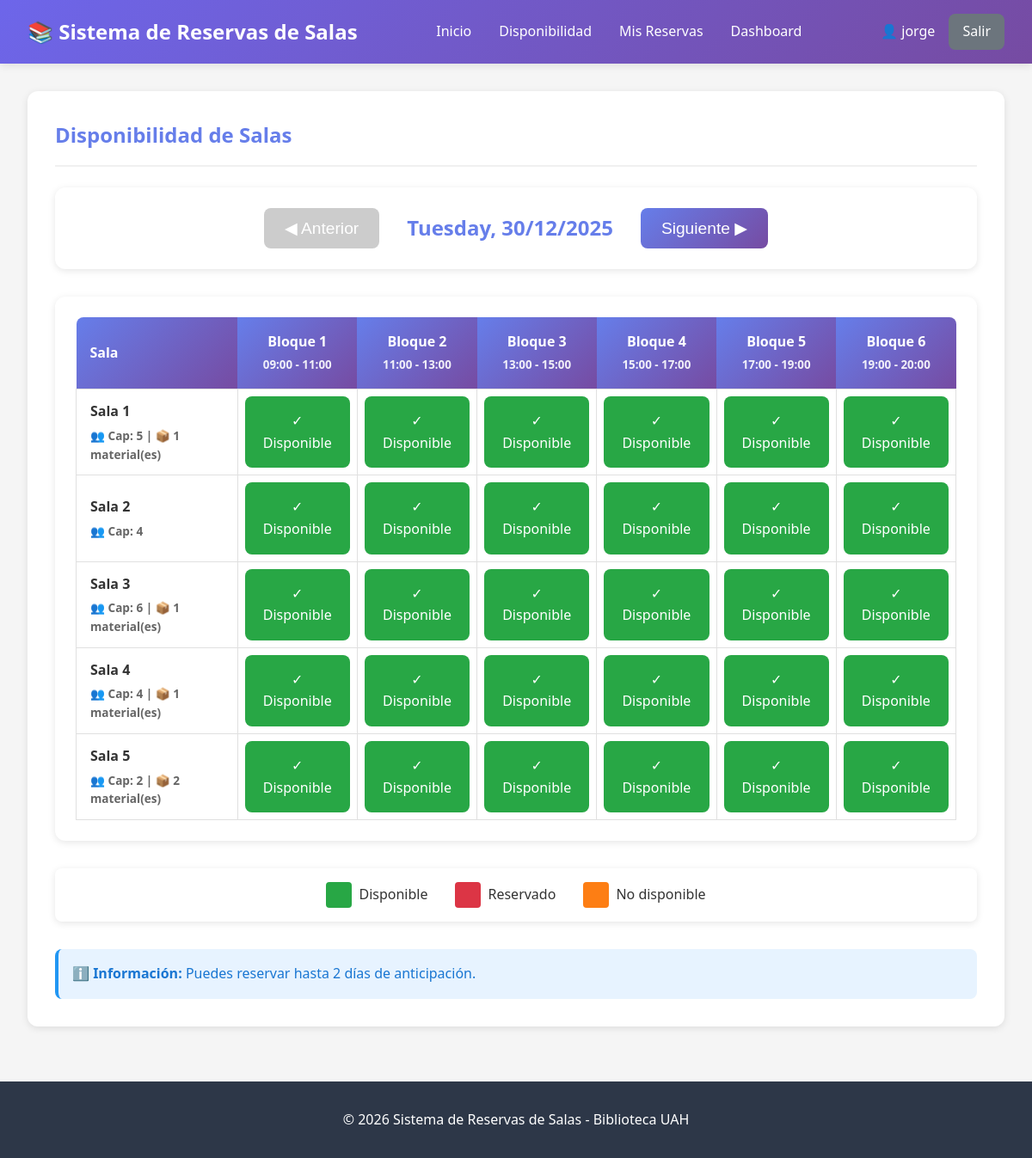
/reservas/disponibilidad/ (signed in), run on the app's committed database.
### reservas/models.py (models this page shows, shortened)
class TimeBlock(models.Model):
    DAYS_OF_WEEK = [
        ('monday', 'Lunes'),
        ('tuesday', 'Martes'),
        ('wednesday', 'Miércoles'),
        ('thursday', 'Jueves'),
        ('friday', 'Viernes'),
        ('saturday', 'Sábado'),
        ('sunday', 'Domingo'),
    ]
    name = models.CharField(
        max_length=50,
        verbose_name="Nombre del bloque",
        help_text="Ej: Bloque 1, Bloque Mañana, Sábado Tarde"
    )
    day_of_week = models.CharField(
        max_length=10,
        choices=DAYS_OF_WEEK,
        verbose_name="Día de la semana",
        help_text="Día al que aplica este bloque horario"
    )
    start_time = models.TimeField(verbose_name="Hora inicio")
    end_time = models.TimeField(verbose_name="Hora fin")
    is_active = models.BooleanField(default=True, verbose_name="Activo")
    created_at = models.DateTimeField(auto_now_add=True)
    updated_at = models.DateTimeField(auto_now=True)
    class Meta:
        verbose_name = "Bloque Horario"
        verbose_name_plural = "Bloques Horarios"
        ordering = ['day_of_week', 'start_time']
        unique_together = ['day_of_week', 'start_time', 'end_time']

class Room(models.Model):
    name = models.CharField(max_length=100, verbose_name="Nombre de la sala")
    capacity = models.PositiveIntegerField(verbose_name="Capacidad (personas)")
    location = models.CharField(max_length=200, verbose_name="Ubicación")
    available_materials = models.ManyToManyField(
        Material,
        blank=True,
        verbose_name="Materiales disponibles",
        related_name="rooms"
    )
    is_public = models.BooleanField(
        default=True,
        verbose_name="Sala pública",
        help_text="Si está desmarcado, solo el admin puede reservar esta sala"
    )
    is_active = models.BooleanField(default=True, verbose_name="Activa")
    created_at = models.DateTimeField(auto_now_add=True)
    updated_at = models.DateTimeField(auto_now=True)
    class Meta:
        verbose_name = "Sala"
        verbose_name_plural = "Salas"
        ordering = ['name']

### reservas/views.py (the view)
# urls.py: path('disponibilidad/', views.disponibilidad, name='disponibilidad'),
def disponibilidad(request):
    fecha_str = request.GET.get('fecha', date.today().isoformat())
    try:
        fecha_seleccionada = datetime.strptime(fecha_str, '%Y-%m-%d').date()
    except ValueError:
        fecha_seleccionada = date.today()
    if fecha_seleccionada < date.today():
        fecha_seleccionada = date.today()
    reglas = ReservationRules.objects.first()
    max_dias_anticipacion = reglas.max_days_in_advance if reglas else 2
    fecha_maxima = date.today() + timedelta(days=max_dias_anticipacion)
    if fecha_seleccionada > fecha_maxima:
        fecha_seleccionada = fecha_maxima
    dias_semana = ['monday', 'tuesday', 'wednesday', 'thursday', 'friday', 'saturday', 'sunday']
    dia_semana = dias_semana[fecha_seleccionada.weekday()]
    salas = Room.objects.filter(is_public=True, is_active=True).order_by('name')
    bloques = TimeBlock.objects.filter(
        day_of_week=dia_semana,
        is_active=True
    ).order_by('start_time')
    disponibilidad_grid = []
    for sala in salas:
        fila = {
            'sala': sala,
            'bloques': []
        }
        for bloque in bloques:
            reserva = Reservation.objects.filter(
                room=sala,
                date=fecha_seleccionada,
                time_block=bloque,
                status__in=['pending', 'confirmed']
            ).first()
            bloqueada = RoomUnavailability.objects.filter(
                Q(room=sala, date=fecha_seleccionada, time_block=bloque) |
                Q(room=sala, date=fecha_seleccionada, time_block__isnull=True)  # Bloqueada todo el día
            ).exists()
            if bloqueada:
                estado = 'bloqueado'
            elif reserva:
                estado = 'reservado'
            else:
                estado = 'disponible'
            fila['bloques'].append({
                'bloque': bloque,
                'estado': estado,
                'reserva': reserva
            })
        disponibilidad_grid.append(fila)
    fecha_anterior = fecha_seleccionada - timedelta(days=1)
    fecha_siguiente = fecha_seleccionada + timedelta(days=1)
    if fecha_anterior < date.today():
        fecha_anterior = None
    if fecha_siguiente > fecha_maxima:
        fecha_siguiente = None
    context = {
        'fecha_seleccionada': fecha_seleccionada,
        'fecha_anterior': fecha_anterior,
        'fecha_siguiente': fecha_siguiente,
        'bloques': bloques,
        'disponibilidad_grid': disponibilidad_grid,
        'max_dias_anticipacion': max_dias_anticipacion,
    }
    return render(request, 'reservas/disponibilidad.html', context)

### reservas/templates/reservas/disponibilidad.html (shortened to what this page needs)
{% extends 'reservas/base.html' %}
{% block content %}
<div class="card">
    <div class="card-header">
        <h2> Disponibilidad de Salas</h2>
    </div>
    <div class="date-selector">
        {% if fecha_anterior %}
        <a href="?fecha={{ fecha_anterior|date:'Y-m-d' }}">
            <button>◀ Anterior</button>
        </a>
        {% else %}
        <button disabled>◀ Anterior</button>
        {% endif %}
        <div class="current-date">
            {{ fecha_seleccionada|date:"l, d/m/Y" }}
        </div>
        {% if fecha_siguiente %}
        <a href="?fecha={{ fecha_siguiente|date:'Y-m-d' }}">
            <button>Siguiente ▶</button>
        </a>
        {% else %}
        <button disabled>Siguiente ▶</button>
        {% endif %}
    </div>
    <div class="grid-container">
        {% if bloques %}
        <table class="availability-grid">
            <thead>
                <tr>
                    <th>Sala</th>
                    {% for bloque in bloques %}
                    <th>
                        {{ bloque.name }}<br>
                        <small style="opacity: 0.9;">{{ bloque.start_time|time:"H:i" }} - {{ bloque.end_time|time:"H:i" }}</small>
                    </th>
                    {% endfor %}
                </tr>
            </thead>
            <tbody>
                {% for fila in disponibilidad_grid %}
                <tr>
                    <td class="room-name">
                        <div>{{ fila.sala.name }}</div>
                        <div class="room-details">
                            👥 Cap: {{ fila.sala.capacity }}
                            {% if fila.sala.available_materials.exists %}
                            | 📦 {{ fila.sala.available_materials.count }} material(es)
                            {% endif %}
                        </div>
                    </td>
                    {% for slot in fila.bloques %}
                    <td>
                        {% if slot.estado == 'disponible' %}
                            {% if user.is_authenticated %}
                            <a href="{% url 'reservas:reservar' fila.sala.id slot.bloque.id fecha_seleccionada|date:'Y-m-d' %}" style="text-decoration: none;">
                                <div class="time-slot disponible">
                                    ✓ Disponible
                                </div>
                            </a>
                            {% else %}
                            <div class="time-slot disponible" onclick="alert('Debes iniciar sesión para reservar')">
                                ✓ Disponible
                            </div>
                            {% endif %}
                        {% elif slot.estado == 'reservado' %}
                            <div class="time-slot reservado">
                                ✗ Reservado
                            </div>
                        {% elif slot.estado == 'bloqueado' %}
                            <div class="time-slot bloqueado">
                                ⊘ No disponible
                            </div>
                        {% endif %}
                    </td>
                    {% endfor %}
                </tr>
                {% endfor %}
            </tbody>
        </table>
        {% else %}
        <div class="no-data">
            <p style="font-size: 1.2rem;"> No hay bloques horarios configurados para este día</p>
        </div>
        {% endif %}
    </div>
    <div class="legend">
        <div class="legend-item">
            <div class="legend-box" style="background-color: #28a745;"></div>
            <span>Disponible</span>
        </div>
        <div class="legend-item">
            <div class="legend-box" style="background-color: #dc3545;"></div>
            <span>Reservado</span>
        </div>
        <div class="legend-item">
            <div class="legend-box" style="background-color: #fd7e14;"></div>
            <span>No disponible</span>
        </div>
    </div>
    <div style="margin-top: 2rem; padding: 1rem; background-color: #e7f3ff; border-radius: 8px; border-left: 4px solid #2196F3;">
        <p style="color: #1976D2;">
            ℹ️ <strong>Información:</strong> Puedes reservar hasta {{ max_dias_anticipacion }} días de anticipación.
        </p>
    </div>
</div>
{% endblock %}

### reservas/templates/reservas/base.html (shortened to what this page needs)
{% load static %}
<!DOCTYPE html>
<html lang="es">
<head>
</head>
<body>
    <header>
        <div class="header-container">
            <div class="logo">
                <h1>📚 Sistema de Reservas de Salas</h1>
            </div>
            <nav>
                <ul>
                    <li><a href="{% url 'reservas:index' %}">Inicio</a></li>
                    <li><a href="{% url 'reservas:disponibilidad' %}">Disponibilidad</a></li>
                    {% if user.is_authenticated %}
                    <li><a href="{% url 'reservas:mis_reservas' %}">Mis Reservas</a></li>
                    <li><a href="{% url 'reservas:dashboard' %}"> Dashboard</a></li>
                    {% endif %}
                </ul>
            </nav>
            <div class="user-info">
                {% if user.is_authenticated %}
                    <span>👤 {{ user.get_full_name|default:user.username }}</span>
                    <a href="{% url 'admin:logout' %}" class="btn btn-secondary" style="padding: 0.5rem 1rem;">Salir</a>
                {% else %}
                    <a href="{% url 'admin:login' %}?next={{ request.path }}" class="btn btn-primary" style="padding: 0.5rem 1rem;">Iniciar Sesión</a>
                {% endif %}
            </div>
        </div>
    </header>
    <div class="container">
        {% block content %}{% endblock %}
    </div>
    <footer>
        <p>&copy; 2026 Sistema de Reservas de Salas - Biblioteca UAH</p>
    </footer>
</body>
</html>

### reservas/templates/reservas/base.html (style rules this page uses)
* { margin: 0; padding: 0; box-sizing: border-box; }
body { font-family: 'Segoe UI', Tahoma, Geneva, Verdana, sans-serif; background-color: #f5f5f5; color: #333; line-height: 1.6; }
header { background: linear-gradient(135deg, #6d66eaff 0%, #764ba2 100%); color: white; padding: 1rem 0; box-shadow: 0 2px 10px rgba(0,0,0,0.1); }
.header-container { max-width: 1400px; margin: 0 auto; padding: 0 2rem; display: flex; justify-content: space-between; align-items: center; }
.logo h1 { font-size: 1.5rem; font-weight: 600; }
nav ul { list-style: none; display: flex; gap: 2rem; }
nav a { color: white; text-decoration: none; font-weight: 500; transition: opacity 0.3s; }
.user-info { display: flex; align-items: center; gap: 1rem; }
.container { max-width: 1400px; margin: 2rem auto; padding: 0 2rem; }
.btn { display: inline-block; padding: 0.75rem 1.5rem; border-radius: 8px; text-decoration: none; font-weight: 500; transition: all 0.3s; border: none; cursor: pointer; font-size: 1rem; }
.btn-secondary { background-color: #6c757d; color: white; }
.card { background: white; border-radius: 12px; padding: 2rem; box-shadow: 0 2px 8px rgba(0,0,0,0.1); margin-bottom: 2rem; }
.card-header { border-bottom: 2px solid #f0f0f0; padding-bottom: 1rem; margin-bottom: 1.5rem; }
.card-header h2 { font-size: 1.5rem; color: #667eea; }
footer { background-color: #2d3748; color: white; text-align: center; padding: 2rem 0; margin-top: 4rem; }

### reservas/templates/reservas/disponibilidad.html (style rules this page uses)
.date-selector { display: flex; justify-content: center; align-items: center; gap: 2rem; margin-bottom: 2rem; background: white; padding: 1.5rem; border-radius: 12px; box-shadow: 0 2px 8px rgba(0,0,0,0.1); }
.date-selector button { background: linear-gradient(135deg, #667eea 0%, #764ba2 100%); color: white; border: none; padding: 0.75rem 1.5rem; border-radius: 8px; font-size: 1.2rem; cursor: pointer; transition: transform 0.2s; }
.date-selector button:disabled { background: #ccc; cursor: not-allowed; }
.current-date { font-size: 1.5rem; font-weight: bold; color: #667eea; }
.grid-container { overflow-x: auto; background: white; border-radius: 12px; padding: 1.5rem; box-shadow: 0 2px 8px rgba(0,0,0,0.1); }
.availability-grid { min-width: 900px; border-collapse: collapse; width: 100%; }
.availability-grid th { background: linear-gradient(135deg, #667eea 0%, #764ba2 100%); color: white; padding: 1rem; text-align: center; font-weight: 600; position: sticky; top: 0; z-index: 10; }
.availability-grid th:first-child { border-top-left-radius: 8px; min-width: 150px; text-align: left; }
.availability-grid th:last-child { border-top-right-radius: 8px; }
.availability-grid td { padding: 0.5rem; text-align: center; border: 1px solid #e0e0e0; }
.room-name { font-weight: 600; color: #333; text-align: left !important; padding-left: 1rem !important; }
.room-details { font-size: 0.85rem; color: #666; margin-top: 0.25rem; }
.time-slot { padding: 1rem; border-radius: 8px; cursor: pointer; transition: all 0.3s; font-weight: 500; min-height: 60px; display: flex; align-items: center; justify-content: center; }
.time-slot.disponible { background-color: #28a745; color: white; }
.legend { display: flex; justify-content: center; gap: 2rem; margin-top: 2rem; padding: 1rem; background: white; border-radius: 8px; box-shadow: 0 2px 8px rgba(0,0,0,0.1); }
.legend-item { display: flex; align-items: center; gap: 0.5rem; }
.legend-box { width: 30px; height: 30px; border-radius: 4px; }

### data on the page
TimeBlock: name "Bloque 1", start_time "09:00", end_time "11:00"
TimeBlock: name "Bloque 2", start_time "11:00", end_time "13:00"
TimeBlock: name "Bloque 3", start_time "13:00", end_time "15:00"
TimeBlock: name "Bloque 4", start_time "15:00", end_time "17:00"
TimeBlock: name "Bloque 5", start_time "17:00", end_time "19:00"
TimeBlock: name "Bloque 6", start_time "19:00", end_time "20:00"
Room: sala.name "Sala 1", sala.capacity "5", sala.available_materials.count "1"
Room: sala.name "Sala 2", sala.capacity "4"
Room: sala.name "Sala 3", sala.capacity "6", sala.available_materials.count "1"
Room: sala.name "Sala 4", sala.capacity "4", sala.available_materials.count "1"
Room: sala.name "Sala 5", sala.capacity "2", sala.available_materials.count "2"

### other printed values
{{ user.get_full_name|default:user.username }} "jorge"
{{ fecha_seleccionada|date:"l, d/m/Y" }} "Tuesday, 30/12/2025"
{{ max_dias_anticipacion }} "2"
